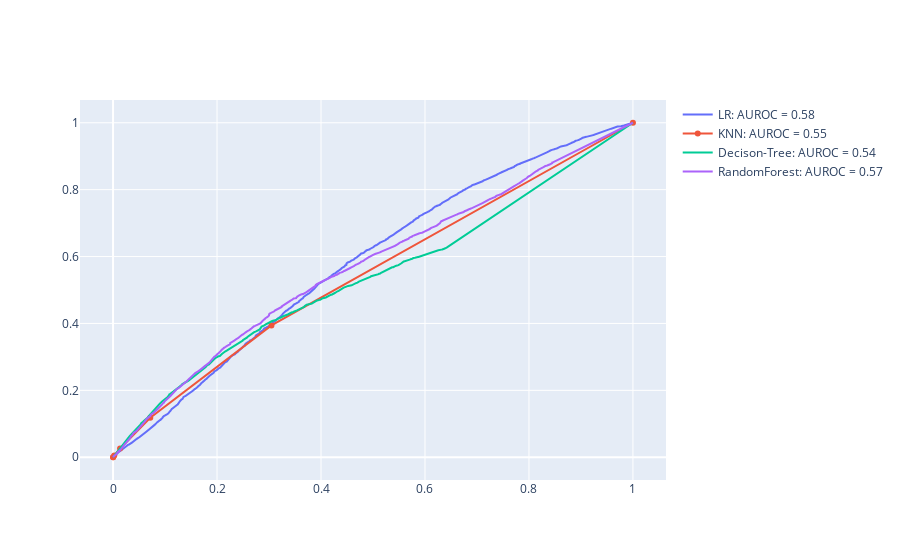

Notebook source saved alongside this figure:
### Code cell
fig = go.Figure()
for name, model in models:
    kfold = model_selection.KFold(n_splits=10)
    proba = cross_val_predict(model, data_x, data_y, cv = kfold, n_jobs=-1, method='predict_proba')
    prob_prediction = proba[:,1]
    fpr, tpr, _ = roc_curve(data_y, prob_prediction)
    auc = roc_auc_score(data_y, prob_prediction)
    fig.add_trace(go.Scatter(x = fpr, y = tpr, name = name + ": AUROC = %.2f" % auc))
    
fig.show()

### Figure 1 — Plotly figure (JSON) as saved in the notebook; plotly's stock layout.template omitted (floating-point values rounded to 4 significant figures; data arrays with more than 128 entries replaced by an {"elided": "..."} marker saying what was removed)
{"data": [{"name": "LR: AUROC = 0.58", "type": "scatter", "x": {"elided": "12582 float values"}, "y": {"elided": "12582 float values"}}, {"name": "KNN: AUROC = 0.55", "type": "scatter", "x": [0, 0.0002256, 0.002356, 0.01348, 0.07158, 0.3047, 1], "y": [0, 0.0001891, 0.005294, 0.02628, 0.1182, 0.394, 1]}, {"name": "Decison-Tree: AUROC = 0.54", "type": "scatter", "x": {"elided": "707 float values"}, "y": {"elided": "707 float values"}}, {"name": "RandomForest: AUROC = 0.57", "type": "scatter", "x": {"elided": "9496 float values"}, "y": {"elided": "9496 float values"}}], "layout": {}}
